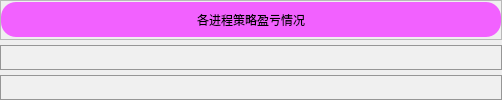
                      <widget class="QWidget" name="tab">
                       <attribute name="title">
                        <string>柱状图</string>
                       </attribute>
                       <layout class="QVBoxLayout" name="verticalLayout_46">
                        <property name="spacing">
                         <number>5</number>
                        </property>
                        <property name="leftMargin">
                         <number>0</number>
                        </property>
                        <property name="topMargin">
                         <number>0</number>
                        </property>
                        <property name="rightMargin">
                         <number>0</number>
                        </property>
                        <property name="bottomMargin">
                         <number>0</number>
                        </property>
                        <item>
                         <widget class="QFrame" name="frame_75">
                          <property name="minimumSize">
                           <size>
                            <width>0</width>
                            <height>40</height>
                           </size>
                          </property>
                          <property name="maximumSize">
                           <size>
                            <width>16777215</width>
                            <height>40</height>
                           </size>
                          </property>
                          <property name="frameShape">
                           <enum>QFrame::StyledPanel</enum>
                          </property>
                          <property name="frameShadow">
                           <enum>QFrame::Raised</enum>
                          </property>
                          <layout class="QHBoxLayout" name="horizontalLayout_43">
                           <property name="spacing">
                            <number>0</number>
                           </property>
                           <property name="leftMargin">
                            <number>0</number>
                           </property>
                           <property name="topMargin">
                            <number>0</number>
                           </property>
                           <property name="rightMargin">
                            <number>0</number>
                           </property>
                           <property name="bottomMargin">
                            <number>0</number>
                           </property>
                           <item>
                            <widget class="QPushButton" name="pushButton_account_manage_5">
                             <property name="minimumSize">
                              <size>
                               <width>500</width>
                               <height>35</height>
                              </size>
                             </property>
                             <property name="maximumSize">
                              <size>
                               <width>1000</width>
                               <height>16777215</height>
                              </size>
                             </property>
                             <property name="styleSheet">
                              <string notr="true">QPushButton{	
	background-color: rgb(242, 97, 255);
	font: 700 20pt &quot;等线&quot;;
	border-radius: 15px;
}
QPushButton:hover{
	border: 3px solid rgb(255, 200, 0);  
}
QPushButton:pressed{
	color: green;
	border-color: rgb(255, 0, 0);
    background-color: rgb(255, 255, 0);
}
QPushButton:disabled{
	color: rgb(31, 31, 31);
    background-color: rgb(152, 152, 152);
}</string>
                             </property>
                             <property name="text">
                              <string>各进程策略盈亏情况</string>
                             </property>
                            </widget>
                           </item>
                          </layout>
                         </widget>
                        </item>
                        <item>
                         <widget class="QFrame" name="frame_74">
                          <property name="styleSheet">
                           <string notr="true">QFrame {
	
	background-color: rgb(240, 240, 240);
	border: 1px solid rgb(150, 150, 150);
	border-radius: 15px;
}
QFrame:hover {
	border: 2px solid rgb(0, 0, 0);
}</string>
                          </property>
                          <property name="frameShape">
                           <enum>QFrame::StyledPanel</enum>
                          </property>
                          <property name="frameShadow">
                           <enum>QFrame::Raised</enum>
                          </property>
                          <widget class="QLabel" name="label_16">
                           <property name="geometry">
                            <rect>
                             <x>300</x>
                             <y>270</y>
                             <width>500</width>
                             <height>40</height>
                            </rect>
                           </property>
                           <property name="minimumSize">
                            <size>
                             <width>500</width>
                             <height>40</height>
                            </size>
                           </property>
                           <property name="styleSheet">
                            <string notr="true">font: 700 16pt &quot;等线&quot;;
color: rgb(255, 0, 127);
border: none;</string>
                           </property>
                           <property name="text">
                            <string>图表功能还没做出来，后续会更新</string>
                           </property>
                          </widget>
                         </widget>
                        </item>
                        <item>
                         <widget class="QFrame" name="frame_76">
                          <property name="maximumSize">
                           <size>
                            <width>16777215</width>
                            <height>100</height>
                           </size>
                          </property>
                          <property name="styleSheet">
                           <string notr="true">QFrame {
	
	background-color: rgb(240, 240, 240);
	border: 1px solid rgb(150, 150, 150);
	border-radius: 15px;
}
QFrame:hover {
	border: 2px solid rgb(0, 0, 0);
}</string>
                          </property>
                          <property name="frameShape">
                           <enum>QFrame::StyledPanel</enum>
                          </property>
                          <property name="frameShadow">
                           <enum>QFrame::Raised</enum>
                          </property>
                         </widget>
                        </item>
                       </layout>
                      </widget>
